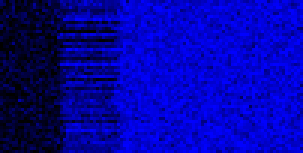
#> input picture backend/ToBeSent for Decryption/P.png, 101 x 51 px, shrunk from 255 x 128 before the run (shown 3 times larger)
$ python decryption.py
#> lines starting #> are read from the running program, lines starting #| are printed output that depends on the picture
import base64
import hashlib
from Crypto.Cipher import AES
from Crypto.Random import new as Random
from hashlib import sha3_512
from base64 import b64encode, b64decode
import numpy as np
import pandas as pd
import cv2
import matplotlib.pyplot as plt
import pywt
import math
from sklearn.linear_model import LinearRegression

f = open("ToBeSent for Decryption/cipher.txt",'r',encoding='utf-8')
#> (reads backend/ToBeSent for Decryption/cipher.txt from the repository)
cipher = f.read()
cipher

# reading P and R images
P = cv2.imread('ToBeSent for Decryption/P.png')
#> P is the input picture: shape (51, 101, 3); mean B, G, R 164.3, 1, 1
R = cv2.imread('ToBeSent for Decryption/R.png')
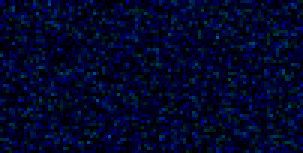
#> input picture backend/ToBeSent for Decryption/R.png, 101 x 51 px, shrunk from 255 x 128 before the run (shown 3 times larger)
#> R is the input picture: shape (51, 101, 3); mean B, G, R 43, 7.1, 1
f = cv2.imread('ToBeSent for Decryption/d.png')
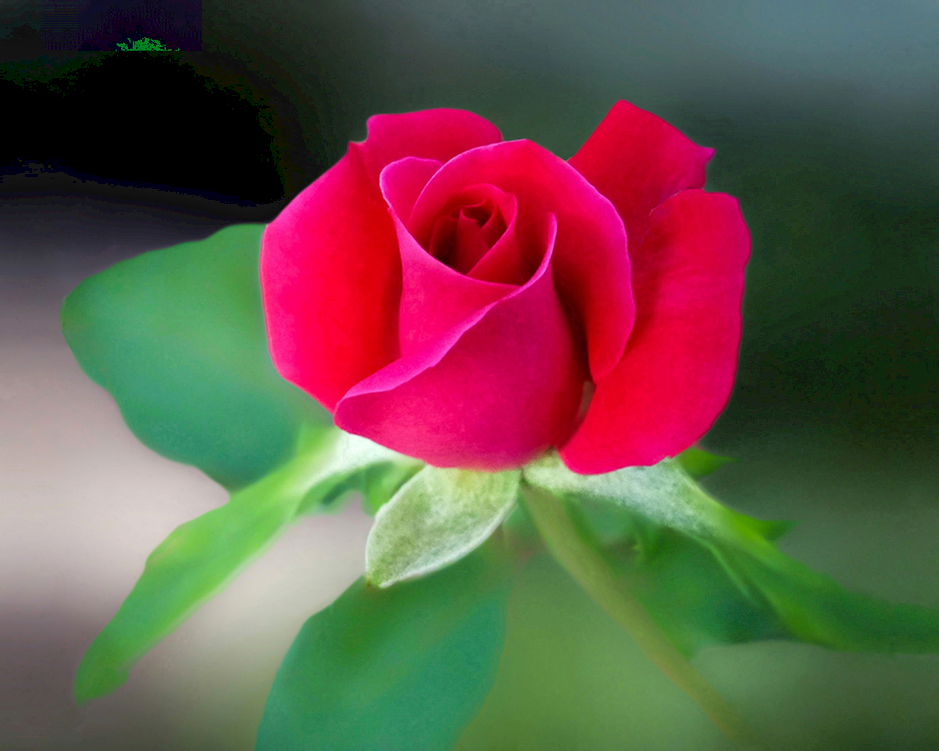
#> input picture backend/ToBeSent for Decryption/d.png, 939 x 751 px, shrunk from 2372 x 1897 before the run
#> f is the input picture: shape (751, 939, 3); mean B, G, R 73.3, 83.7, 102.7

#intializing h and w
h = np.shape(P)[0] #rows
#> h = 51
w = np.shape(P)[1] #coloumn
#> w = 101

cA, (cH, cV, cD)=pywt.dwt2(f,'haar',mode='constant')

CK = np.ones((h,w,3), dtype='uint8')

for m in range(h):
    for n in range(w):
        CK[m][n][0] = cV[m][n][0]*10 + cD[m][n][0]
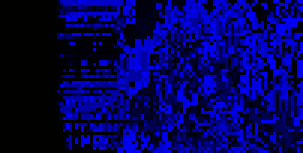
#> CK: shape (51, 101, 3) (shown 3 times larger); mean of channels 0, 1, 2 90.7, 1, 1; drawn as B, G, R


# [7 lines of commented-out code are left out]

K1 = []
for i in range(len(CK)):
    K1.append(0)
#> this loop made 51 passes
#> after the loop, K1 = 51 values from 0 to 0

for i in range(len(CK)):
    count = 0
    for j in range(len(CK[i])):
        if CK[i][j][0] == 0: #counting the number of pixels which have 0 as value
            count += 1
    K1[i] = chr(count)
#> after the loop, K1 = 51 items

K1 = "".join(K1) # list into string
K1
print(K1)

SK1 = hashlib.sha3_512(K1.encode())

print("The hexadecimal equivalent of SHA256 is : ")
print(SK1.hexdigest())
#| 747ce303ce1ee3fe4d95499be59995dbe562869f15aa296b888f225a1fce067113614a36f41055770bf6c886476aacaf85c20d011b0a9c8740028bc03970ece2

# AES 256 in OFB mode:

class AESCipher:
    def __init__(self,data,key):
        self.block_size = 16
        self.data = data
        self.key = sha3_512(key.encode()).digest()[:32]
        self.pad = lambda s: s + (self.block_size - len(s) % self.block_size) * chr (self.block_size - len(s) % self.block_size)
        self.unpad = lambda s: s[:-ord(s[len(s) - 1:])]

    def decrypt(self):
        cipher_text = b64decode(self.data.encode())
        iv = cipher_text[:self.block_size]
        cipher = AES.new(self.key,AES.MODE_OFB,iv)
        return self.unpad(cipher.decrypt(cipher_text[self.block_size:])).decode()


xdf = pd.DataFrame(columns = ['1','2'])
a = []
b = []
for i in P:
    k = 0
    n1 = []
    n2 = []
    for j in i:
        if k%2==0:
            n1.append(np.sum(j))
        else:
            n2.append(np.sum(j))
        k += 1
    a.append(sum(n1))
    b.append(sum(n2))
#> after the loop, a = 51 values, max 9490 at index 21, min 7253 at index 10, mean 8461; b = 51 values, max 9336 at index 21, min 7351 at index 10, mean 8337.4
xdf['1'] = a
xdf['2'] = b

ydf = pd.DataFrame(columns = ['1','2'])
a = []
b = []
for i in R:
    k = 0
    n1 = []
    n2 = []
    for j in i:
        if k%2==0:
            n1.append(np.sum(j))
        else:
            n2.append(np.sum(j))
        k += 1
    a.append(sum(n1))
    b.append(sum(n2))
#> after the loop, a = 51 values, max 3252 at index 4, min 2167 at index 35, mean 2626.6; b = 51 values, max 3247 at index 7, min 2052 at index 20, mean 2529.7
ydf['1'] = a
ydf['2'] = b

LRmodel = LinearRegression()
LRmodel.fit(xdf,ydf)

zdf = pd.DataFrame(columns = ['1','2'])
a = []
b = []
for i in CK:
    k = 0
    n1 = []
    n2 = []
    for j in i:
        if k%2==0:
            n1.append(np.sum(j))
        else:
            n2.append(np.sum(j))
        k += 1
    a.append(sum(n1))
    b.append(sum(n2))
#> after the loop, a = 51 values, max 6177 at index 28, min 2935 at index 44, mean 4716.6; b = 51 values, max 6065 at index 49, min 3047 at index 10, mean 4641.9
zdf['1'] = a
zdf['2'] = b

predict = LRmodel.predict([[sum(zdf['1']),sum(zdf['2'])]])

x = round(predict[0][0])%26
y = round(predict[0][1])%26

x,y

cipher = cipher.split(' ')
"".join(cipher)

txt = []
for each in cipher:
    try:
        ch = ord(each) #ord means we are converting back to ascii format
        txt.append(int(ch))
    except:
        print(each)

text = ""
for t in txt:
    text += chr(t) # converting ascii values into string

print(text)

#> (the run stopped early here; a loop or call above may not have finished)
